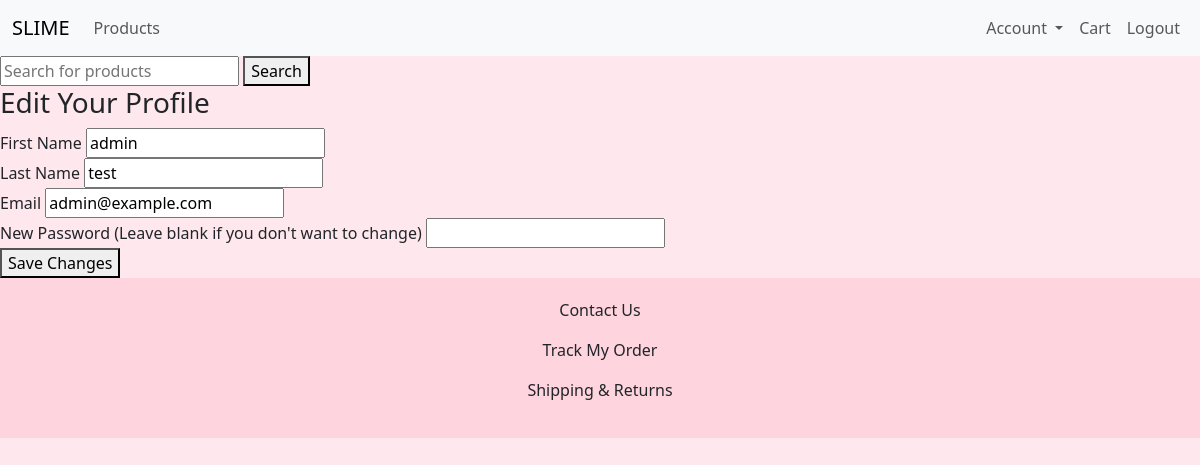
Screenshot of /user/edit (signed in) with the database file from the repository.
### models.py (models this page shows, shortened)
class User(db.Model):
    __tablename__ = 'users'  # Define table name in the database
    id = db.Column(db.Integer, primary_key=True)  # Primary key for user
    first_name = db.Column(db.String(50), nullable=False)  # User's first name
    last_name = db.Column(db.String(50), nullable=False)  # User's last name
    email = db.Column(db.String(100), unique=True, nullable=False)  # Unique email for user authentication
    password_hash = db.Column(db.String(128), nullable=False)  # Hashed password
    role = db.Column(db.String(10), default="user")  # User role (default: user)
    created_at = db.Column(db.DateTime, default=lambda: datetime.now(pytz.timezone('America/New_York')))  # Timestamp in NY timezone
    cart = db.relationship('Cart', back_populates='user', uselist=False)
    orders = db.relationship('Order', back_populates='user')
    @property
    def full_name(self):
        return f"{self.first_name} {self.last_name}"

### app.py (the view, shortened to what this page needs)
@app.route("/user/edit", methods=["GET", "POST"])
@login_required
def edit_profile():
    return render_template("edit.html")

### app.py (called while the page is built)
@login_manager.user_loader
def load_user(user_id):
    return User.query.get(int(user_id))

### templates/edit.html (shortened to what this page needs)
{% extends "layout.html" %}
{% block body %}
    <div class="edit_profile">
        <h3>Edit Your Profile</h3>
        <form method="POST" action="/user/edit">
            <div>
                <label for="first">First Name</label>
                <input type="text" name="first" value="{{ current_user.first_name}}" required>
            </div>
            <div>
                <label for="last">Last Name</label>
                <input type="text" name="last" value="{{ current_user.last_name }}" required>
            </div>
            <div>
                <label for="email">Email</label>
                <input type="email" name="email" value="{{ current_user.email }}" required>
            </div>
            <div>
                <label for="password">New Password (Leave blank if you don't want to change)</label>
                <input type="password" name="password">
            </div>
            <button type="submit">Save Changes</button>
        </form>
    </div>
{% endblock %}

### static/styles.css (style rules this page uses)
body { display: flex; flex-direction: column; height: 100vh; }

### rows the page displays
User: first "admin", last "test", email "admin@example.com"
